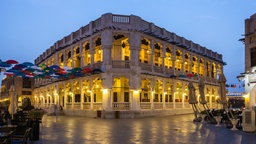
#> input picture week05/souq_hd.jpg, 256 x 144 px, shrunk from 1280 x 720 before the run
$ python 04-save_pic.py
#> lines starting #> are read from the running program, lines starting #| are printed output that depends on the picture
### week05/ImageWriter.py
import cv2
import random
import sys


class IWimage():
    def __init__(self, fn, p):
#> called with fn = 'souq_hd.jpg'
        self.filename = fn
#> self.filename = 'souq_hd.jpg'
        self.windowname = fn+str(random.randint(1, 10))
        self.picShown = False
        self.pic = p
#> self.pic is the input picture: shape (144, 256, 3); mean B, G, R 111.4, 112.9, 116.7
        self.height = 0
        self.width = 0
        self.error = True
        if type(p) != type(None):
            self.error = False
            self.height, self.width, _ = p.shape
#> self.height = 144; self.width = 256
##
# This function loads the image name passed in.
# The function will pass back a reference to the
# picture which needs to be stored for any future processing.
# This function will not show the image


def loadPicture(filename):

    pic = IWimage(filename, cv2.imread(filename, cv2.IMREAD_COLOR))
    if pic.error:
        print(f"Error: Could not open {filename}", file=sys.stderr)
        return None
    return pic

##
# This function shows the image passed in as parameter.


# [15 lines left out: functions showPicture, updatePicture, not called in this run]

##
# This function returns the width of the picture as an integer.


def getWidth(pic):
    if pic == None:
        return 0
    return pic.width

##
# This function returns the height of the picture as an integer.


def getHeight(pic):
    if pic == None:
        return 0
    return pic.height


##
# This function returns the color at location x, y of the picture.
# The color is returned as a list of three values
# representing the red, green, and blue component of the color.
def getColor(pic, x, y):
    if pic == None or type(pic.pic) == type(None):
        return None
    if getHeight(pic) > y and getWidth(pic) > x:
        cl = pic.pic[y][x]
        return [int(cl[2]), int(cl[1]), int(cl[0])]
    else:
        return None
##
# Sets the color of the location x, y to color passed in.
# The color is a list of three elements representing the
# red, green, and blue component of the color


def setColor(pic, x, y, col):
    if pic == None or type(pic.pic) == type(None):
        return
    if (len(col) == 3 and 0 <= col[0] <= 255
        and 0 <= col[1] <= 255 and 0 <= col[2] <= 255
            and getWidth(pic) > x and getHeight(pic) > y):
        temp = col[2]
        col[2] = col[0]
        col[0] = temp
        pic.pic[y][x] = col


##
# This function will save the picture passed in as a file
# using the name passed in the variable filename.
# Make sure that the string filename has the proper
# file extension for an image. File names can have
# extensions "gif", "jpg", "bmp".
def savePicture(pic, filename):
    if pic == None or type(pic.pic) == type(None):
        return
    cv2.imwrite(filename, pic.pic)

##
# This function closes the window. This is important for
# clean up at the end of working with an image.


# [4 lines left out: function closeWindow, not called in this run]

### week05/04-save_pic.py
import ImageWriter

mypic = ImageWriter.loadPicture("souq_hd.jpg")

width = ImageWriter.getWidth(mypic)
#> width = 256
height = ImageWriter.getHeight(mypic)
#> height = 144

for i in range(width):
    for j in range(height):
        colors = ImageWriter.getColor(mypic, i, j)
        newColor = [colors[1], colors[2], colors[0]]
        ImageWriter.setColor(mypic, i, j, newColor)
#> this loop made 256 passes

ImageWriter.savePicture(mypic, "souq_colorful.jpg")
#> in savePicture, `cv2.imwrite(filename, pic.pic)`:
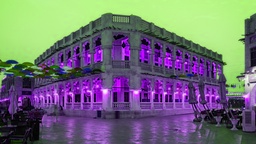
#> saved as souq_colorful.jpg: shape (144, 256, 3); mean B, G, R 116.7, 111.4, 112.9

$ run again, with week05/pearl_hd.jpg copied over week05/souq_hd.jpg
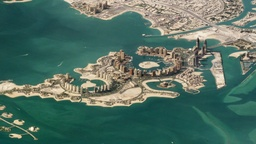
#> input picture week05/pearl_hd.jpg, 256 x 144 px, shrunk from 1280 x 720 before the run
#> self.filename = 'souq_hd.jpg'
#> in __init__, self.pic is the input picture: shape (144, 256, 3); mean B, G, R 99.7, 111.8, 82.9
#> the loop `for i in range(width):` made 256 passes
#> in savePicture, `cv2.imwrite(filename, pic.pic)`:
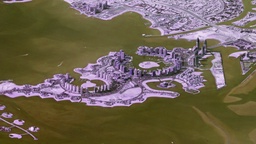
#> saved as souq_colorful.jpg: shape (144, 256, 3); mean B, G, R 82.9, 99.7, 111.8

$ run again, with week05/tourist_1.jpg copied over week05/souq_hd.jpg
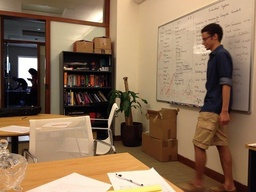
#> input picture week05/tourist_1.jpg, 256 x 192 px, shrunk from 653 x 490 before the run
#> self.filename = 'souq_hd.jpg'
#> in __init__, self.pic is the input picture: shape (192, 256, 3); mean B, G, R 85.5, 111.1, 137.9
#> the loop `for i in range(width):` made 256 passes
#> in savePicture, `cv2.imwrite(filename, pic.pic)`:
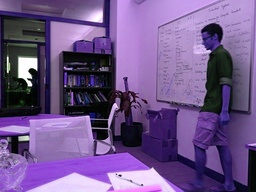
#> saved as souq_colorful.jpg: shape (192, 256, 3); mean B, G, R 137.9, 85.5, 111.1
